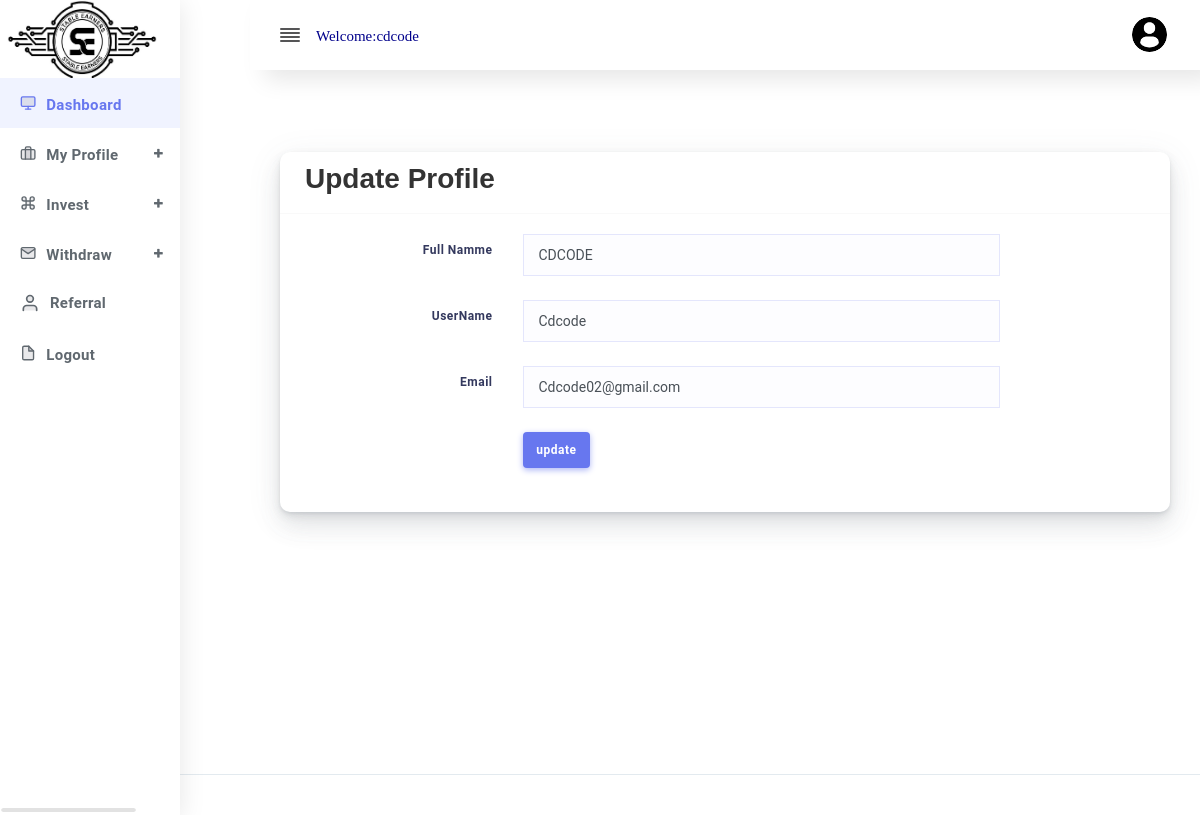
The page /verdieneglobal/users/update.php?userId=62d817d5654dc (signed in) on the database its author committed.
### tables this page shows
CREATE TABLE `users` (
  `id` int(12) NOT NULL,
  `users_unique_id` varchar(121) NOT NULL,
  `fullname` varchar(121) NOT NULL,
  `username` varchar(121) NOT NULL,
  `email` varchar(121) NOT NULL,
  `number` varchar(121) NOT NULL,
  `password` varchar(121) NOT NULL,
  `ref_id` varchar(6) NOT NULL,
  `referral` varchar(6) NOT NULL DEFAULT 'non',
  `balance` varchar(121) NOT NULL DEFAULT '0',
  `type_of_user` varchar(12) NOT NULL DEFAULT 'users',
  `status` varchar(121) NOT NULL DEFAULT 'pending',
  `created_at` datetime(6) NOT NULL DEFAULT current_timestamp(6),
  `image_name` varchar(131) NOT NULL DEFAULT 'prof_icon.png'
);

### verdieneglobal/action/main_work.php (called while the page is built, shortened)
<?php
require_once ('DatabaseQueries.php');
class main_work{
    function getLoggedInUserDetails($userID){
        $query = "SELECT * FROM users WHERE users_unique_id = '$userID'";
        $details = $this->runMysqliQuery($query);
        $result = $details['data'];
        if(mysqli_num_rows($result) == 0){
            return 'No Data was returned';
        }else{
            $row = mysqli_fetch_object($result);
            return $row;
        }
    }
}
$for = new main_work();
?>

### verdieneglobal/action/DatabaseQueries.php (called while the page is built, shortened)
<?php
trait DatabaseQueries
{
    var $host = 'localhost';
    var $dataBaseName = 'verdvsgo_database';
    var $userName = 'root';
    var $dataBasePassword = '';
    var $dbConnection;
    public function connectToDb()
    {
        $this->dbConnection = mysqli_connect($this->host, $this->userName, $this->dataBasePassword, $this->dataBaseName) or die(mysqli_error($this->dbConnection));
    }
    function runMysqliQuery(string $query): array
    {
        $result = mysqli_query($this->dbConnection, $query);
        if ($result) {
            return ['error_code' => 0, 'data' => $result];
        } else {
            return ['error_code' => 1, 'error' => mysqli_error($this->dbConnection)];
        }
    }
}

### verdieneglobal/users/update.php (the view, shortened to what this page needs)
<?php require_once ('../action/main_work.php')?>>
<?php $for->valdateSession('../login.php')?>
<?php $userDetails = $for->getLoggedInUserDetails($_SESSION['userUniqueId']); ?>
<?php require_once "head.php"?>
<?php require_once ('herder.php')?>
<?php require_once ('sidebar.php')?>
<div class="main-content">
    <section class="section">
        <div class="section-body">
            <div class="row">
                <div class="col-12">
                    <div class="card">
                        <div class="card-header">
                            <h3>Update Profile</h3>
                        </div>
                        <div class="card-body">
                            <form action="../action/main_work.php?option=update" method="post">
                                <div class="form-group row mb-4">
                                    <label class="col-form-label text-md-right col-12 col-md-3 col-lg-3">Full Namme</label>
                                    <div class="col-sm-12 col-md-7">
                                        <input type="text" class="form-control" name="fullname" value="<?php echo ucwords($userDetails->fullname) ?>" placeholder="fullname">
                                    </div>
                                </div>
                                <div class="form-group row mb-4">
                                    <label class="col-form-label text-md-right col-12 col-md-3 col-lg-3">UserName</label>
                                    <div class="col-sm-12 col-md-7">
                                        <input type="text" class="form-control"name="username" value="<?php echo ucwords($userDetails->username ) ?>" placeholder="username">
                                    </div>
                                </div>
                                <div class="form-group row mb-4">
                                    <label class="col-form-label text-md-right col-12 col-md-3 col-lg-3">Email</label>
                                    <div class="col-sm-12 col-md-7">
                                        <input type="text" class="form-control" name="email" value="<?php echo ucwords($userDetails->email) ?>" placeholder="email">
                                    </div>
                                </div>
                                <div class="form-group row mb-4">
                                    <label class="col-form-label text-md-right col-12 col-md-3 col-lg-3"></label>
                                    <div class="col-sm-12 col-md-7">
                                        <button type="submit" name="" class="btn btn-primary">update
                                               </button>
                                    </div>
                                </div>
                            </form>
                        </div>
                    </div>
                </div>
            </div>
        </div>
    </section>
</div>
<?php require_once "foote.php"?>
<?php require_once ('script.php')?>

### verdieneglobal/users/herder.php (shortened to what this page needs)
<?php $name = strlen($userDetails->username) ; ?>
<body>
<div id="app">
    <div class="main-wrapper main-wrapper-1">
        <div class="navbar-bg"></div>
        <nav class="navbar navbar-expand-lg main-navbar sticky">
            <div class="form-inline mr-auto">
                <ul class="navbar-nav mr-3">
                    <li><a href="#" data-toggle="sidebar" class="nav-link nav-link-lg-12
									collapse-btn "> <i data-feather="align-justify"></i></a></li><br>
                    <li style="color:darkblue; font-size:15px; font-family: Times New Roman, Times, serif; padding-top:8px;margin-left:2px">
                     <p>Welcome:<?php if ($name <= 8) {
                         echo $userDetails->username;
                     }else {
                         $name = substr($userDetails->username,0,8);
                         echo $name;
                     }
                       ?></p>
                    </li>
                </ul>
            </div>
            <ul class="navbar-nav navbar-right">
                <li class="dropdown"><a href="#" data-toggle="dropdown " style="margin-left:3px"
                      class="nav-link dropdown-toggle nav-link-lg nav-link-user"> <img style="width:35px; border-radius:50px; margin-right:5px; padding-bottom:1px" src="../images/<?php echo $userDetails->image_name; ?>" ></span></a>
                </li>
            </ul>
        </nav>

### rows shown on the page
users: username "cdcode", image_name (picture), fullname "CDCODE", username "Cdcode", email "Cdcode02@gmail.com"
